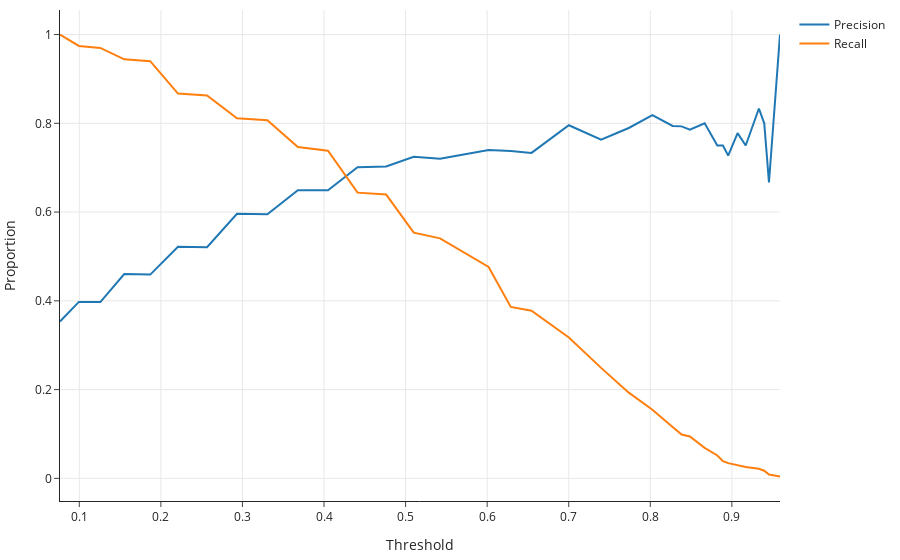

Here is the notebook cell this chart was saved with:
### Markdown cell above
To see how precision and recall relate, we plot them both against the threshold:

### Code cell
fig = go.Figure()
fig.add_trace(go.Scatter(name="Precision", x=threshold, y=precision[:-1]))
fig.add_trace(go.Scatter(name="Recall", x=threshold, y=recall[:-1]))
fig.update_xaxes(title="Threshold")
fig.update_yaxes(title="Proportion")
fig
